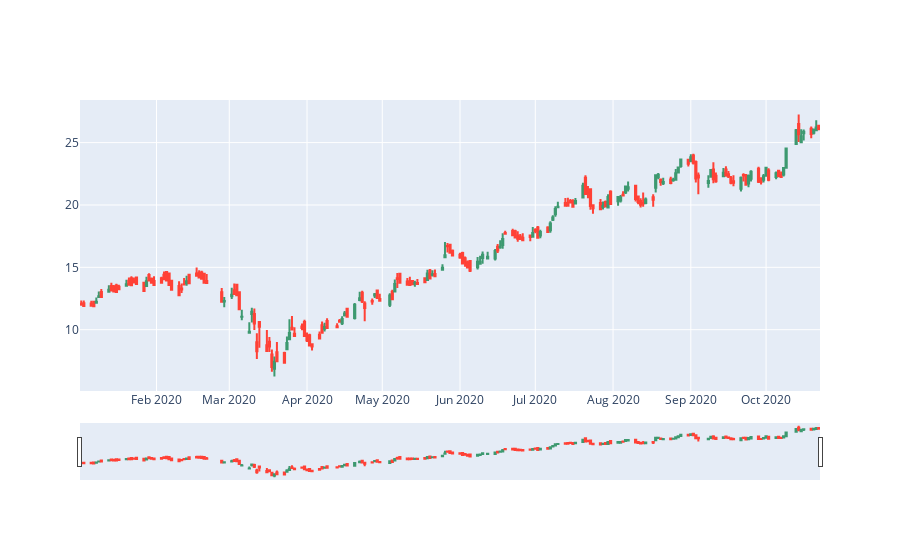

Notebook code cell kept with this figure:
### Markdown cell above
1. Retorno e Risco 
2. Extração e Visualização de Dados
3. Indicadores (Sharpe, VaR, CVaR, Drawdown, ...)
4. Fronteira de Markowitz
5. Backtest e Estratégias de Investimentos
6. Gestão e otimização de carteiras
7. Simulação de Monte Carlo
8. Estratégias de alocação (Hedging, Insurance, CPPI, ...)
9. ...

### Code cell
import pandas as pd
import pandas_datareader.data as pdr
import plotly.graph_objects as go
from plotly.offline import iplot
%matplotlib inline

df = pdr.DataReader('MGLU3.SA', data_source = 'yahoo', start = '2020-01-01', end = '2020-10-22')

fig = go.Figure(data=[go.Candlestick(x=df.index,
                open=df['Open'],
                high=df['High'],
                low=df['Low'],
                close=df['Adj Close'])])

fig.show()

### Figure 1 — Plotly figure (JSON) as saved in the notebook; plotly's stock layout.template omitted (floating-point values rounded to 4 significant figures; data arrays with more than 128 entries replaced by an {"elided": "..."} marker saying what was removed)
{"data": [{"close": {"elided": "202 float values"}, "high": {"elided": "202 float values"}, "low": {"elided": "202 float values"}, "open": {"elided": "202 float values"}, "type": "candlestick", "x": {"elided": "202 str values"}}], "layout": {}}
